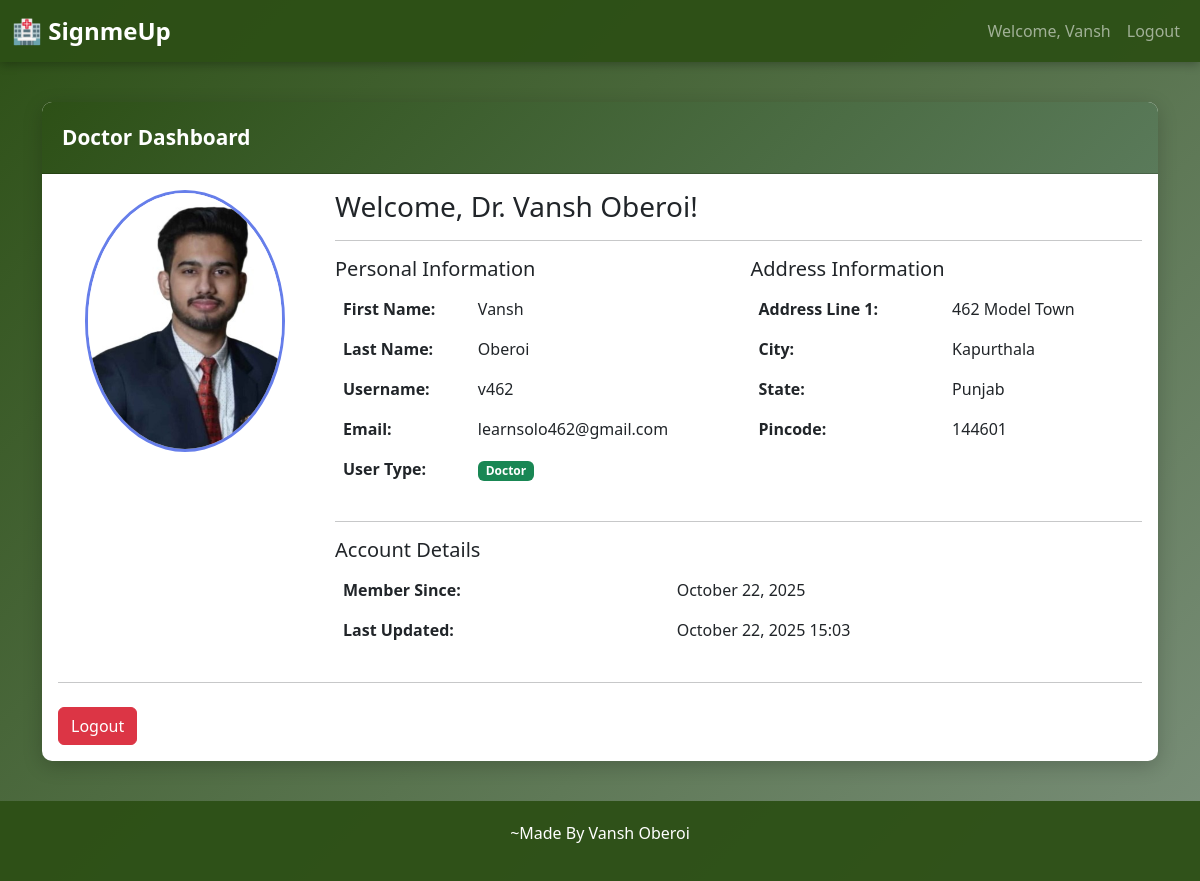
The app's page /doctor-dashboard/ (signed in) with its own data.
### signX/models.py (models this page shows, shortened)
class Doctor(models.Model):
    user = models.OneToOneField(User, on_delete=models.CASCADE, related_name='doctor_profile')
    profile_picture = models.ImageField(upload_to='doctor_profiles/', null=True, blank=True)
    address = models.ForeignKey(Address, on_delete=models.SET_NULL, null=True, blank=True)
    user_type = models.CharField(max_length=10, default='doctor', editable=False)
    created_at = models.DateTimeField(auto_now_add=True)
    updated_at = models.DateTimeField(auto_now=True)
    class Meta:
        verbose_name_plural = "Doctors"

class Address(models.Model):
    line1 = models.CharField(max_length=255)
    city = models.CharField(max_length=100)
    state = models.CharField(max_length=100)
    pincode = models.CharField(max_length=10)
    created_at = models.DateTimeField(auto_now_add=True)
    updated_at = models.DateTimeField(auto_now=True)
    class Meta:
        verbose_name_plural = "Addresses"

### signX/views.py (the view)
# urls.py: path('doctor-dashboard/', views.doctor_dashboard, name='doctor_dashboard'),
@login_required(login_url='login')
def doctor_dashboard(request):
    try:
        doctor = request.user.doctor_profile
    except Doctor.DoesNotExist:
        messages.error(request, 'You are not registered as a Doctor.')
        return redirect('login')
    context = {
        'doctor': doctor,
    }
    return render(request, 'doctor_dashboard.html', context)

### signX/templates/doctor_dashboard.html (shortened to what this page needs)
{% extends 'base.html' %}
{% block content %}
<div class="row">
    <div class="col-md-12">
        <div class="card">
            <div class="card-header">
                Doctor Dashboard
            </div>
            <div class="card-body">
                <div class="row">
                    <div class="col-md-3 text-center">
                        {% if doctor.profile_picture %}
                            <img src="{{ doctor.profile_picture.url }}" alt="Profile Picture" class="img-fluid rounded-circle" style="max-width: 200px; border: 3px solid #667eea;">
                        {% else %}
                            <div class="bg-light rounded-circle d-flex align-items-center justify-content-center" style="width: 200px; height: 200px; margin: 0 auto; border: 3px solid #667eea;">
                                <span class="text-muted">No Profile Picture</span>
                            </div>
                        {% endif %}
                    </div>
                    <div class="col-md-9">
                        <h3>Welcome, Dr. {{ user.first_name }} {{ user.last_name }}!</h3>
                        <hr>
                        <div class="row mb-3">
                            <div class="col-md-6">
                                <h5>Personal Information</h5>
                                <table class="table table-borderless">
                                    <tr>
                                        <td><strong>First Name:</strong></td>
                                        <td>{{ user.first_name }}</td>
                                    </tr>
                                    <tr>
                                        <td><strong>Last Name:</strong></td>
                                        <td>{{ user.last_name }}</td>
                                    </tr>
                                    <tr>
                                        <td><strong>Username:</strong></td>
                                        <td>{{ user.username }}</td>
                                    </tr>
                                    <tr>
                                        <td><strong>Email:</strong></td>
                                        <td>{{ user.email }}</td>
                                    </tr>
                                    <tr>
                                        <td><strong>User Type:</strong></td>
                                        <td><span class="badge bg-success">Doctor</span></td>
                                    </tr>
                                </table>
                            </div>
                            <div class="col-md-6">
                                <h5>Address Information</h5>
                                {% if doctor.address %}
                                    <table class="table table-borderless">
                                        <tr>
                                            <td><strong>Address Line 1:</strong></td>
                                            <td>{{ doctor.address.line1 }}</td>
                                        </tr>
                                        <tr>
                                            <td><strong>City:</strong></td>
                                            <td>{{ doctor.address.city }}</td>
                                        </tr>
                                        <tr>
                                            <td><strong>State:</strong></td>
                                            <td>{{ doctor.address.state }}</td>
                                        </tr>
                                        <tr>
                                            <td><strong>Pincode:</strong></td>
                                            <td>{{ doctor.address.pincode }}</td>
                                        </tr>
                                    </table>
                                {% else %}
                                    <p class="text-muted">No address information available.</p>
                                {% endif %}
                            </div>
                        </div>
                        <hr>
                        <div class="row">
                            <div class="col-md-12">
                                <h5>Account Details</h5>
                                <table class="table table-borderless">
                                    <tr>
                                        <td><strong>Member Since:</strong></td>
                                        <td>{{ doctor.created_at|date:"F d, Y" }}</td>
                                    </tr>
                                    <tr>
                                        <td><strong>Last Updated:</strong></td>
                                        <td>{{ doctor.updated_at|date:"F d, Y H:i" }}</td>
                                    </tr>
                                </table>
                            </div>
                        </div>
                    </div>
                </div>
                <hr>
                <div class="row mt-4">
                    <div class="col-md-12">
                        <a href="{% url 'logout' %}" class="btn btn-danger">Logout</a>
                    </div>
                </div>
            </div>
        </div>
    </div>
</div>
{% endblock %}

### signX/templates/base.html (shortened to what this page needs)
<!DOCTYPE html>
<html lang="en">
<head>
    <link href="https://cdn.jsdelivr.net/npm/bootstrap@5.3.0/dist/css/bootstrap.min.css" rel="stylesheet">
</head>
<body>
    <nav class="navbar navbar-expand-lg navbar-dark">
        <div class="container-fluid">
            <a class="navbar-brand" href="/">🏥 SignmeUp</a>
            <div class="collapse navbar-collapse" id="navbarNav">
                <ul class="navbar-nav ms-auto">
                    {% if user.is_authenticated %}
                        <li class="nav-item">
                            <span class="nav-link">Welcome, {{ user.first_name|default:user.username }}</span>
                        </li>
                        <li class="nav-item">
                            <a class="nav-link" href="{% url 'logout' %}">Logout</a>
                        </li>
                    {% endif %}
                </ul>
            </div>
        </div>
    </nav>
    <div class="container container-main">
        {% block content %}{% endblock %}
    </div>
    <div class="footer">
        <p>~Made By Vansh Oberoi</p>
    </div>
</body>
</html>

### signX/templates/base.html (style rules this page uses)
body { background: linear-gradient(135deg, #2d5016 0%, #7a8f7a 100%); min-height: 100vh; font-family: 'Segoe UI', Tahoma, Geneva, Verdana, sans-serif; }
.navbar { background-color: rgba(45, 80, 22, 0.95); box-shadow: 0 2px 10px rgba(0, 0, 0, 0.3); }
.navbar-brand { font-weight: bold; font-size: 1.5rem; color: #fff !important; }
.container-main { margin-top: 40px; margin-bottom: 40px; }
.card { border: none; border-radius: 10px; box-shadow: 0 5px 20px rgba(0, 0, 0, 0.2); }
.card-header { background: linear-gradient(135deg, #2d5016 0%, #5a7a5a 100%); color: white; border-radius: 10px 10px 0 0 !important; padding: 20px; font-weight: bold; font-size: 1.3rem; }
.btn { transition: transform 0.3s ease, box-shadow 0.3s ease; }
.footer { background-color: rgba(45, 80, 22, 0.95); color: white; text-align: center; padding: 20px; margin-top: 40px; }

### records on screen
Doctor: profile_picture (picture), address.line1 "462 Model Town", address.city "Kapurthala", address.state "Punjab", address.pincode "144601", created_at "October 22, 2025", updated_at "October 22, 2025 15:03"

### other values on screen
{{ user.first_name|default:user.username }} "Vansh"
{{ user.first_name }} "Vansh"
{{ user.last_name }} "Oberoi"
{{ user.username }} "v462"
{{ user.email }} "learnsolo462@gmail.com"
